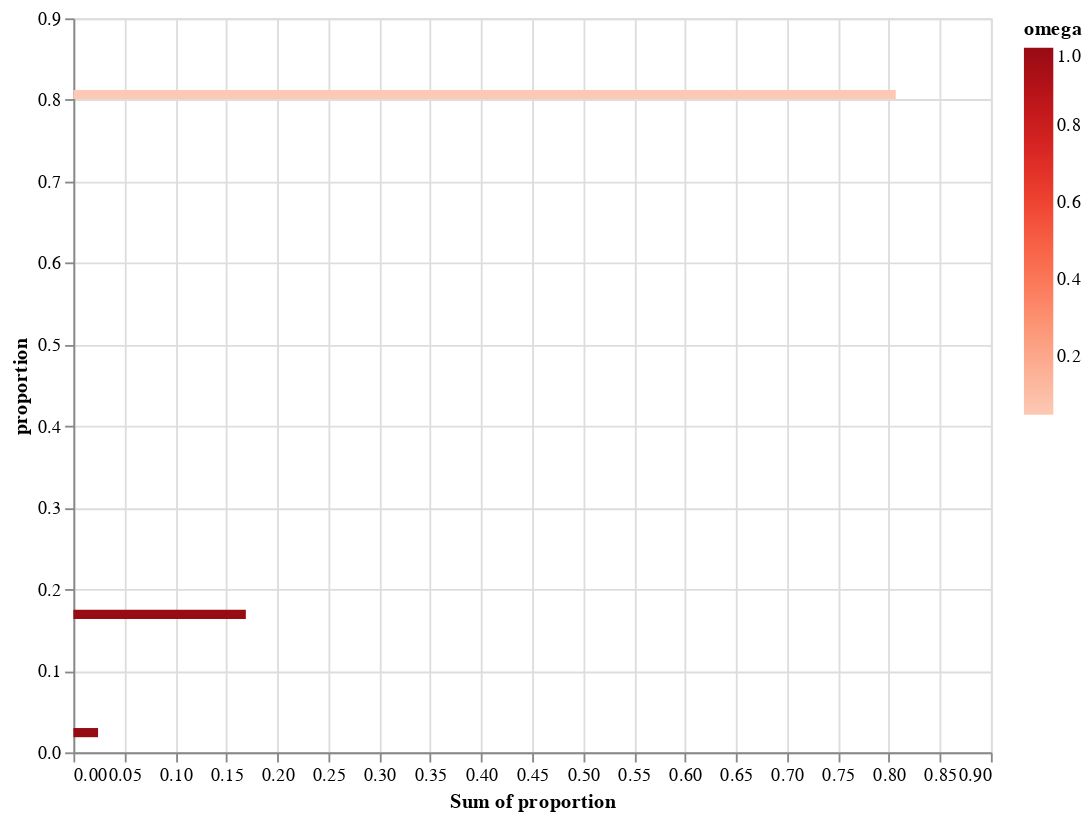

Write notebook code for a chart like this one.
### Code cell
# Constrained model
data   = getBUSTEDS_Fits(JSON_FILE)
df_Con = pd.DataFrame.from_dict(data["Constrained model"]["Rate Distributions"]["Test"], orient='index')

source = df_Con

alt.Chart(source).mark_bar().encode(
    x='sum(proportion)',
    y='proportion',
    color=alt.Color('omega', scale=alt.Scale(scheme='reds', reverse=False))
).properties(
    width=500,
    height=400)

### Figure 1 — Vega-Lite specification as saved in the notebook (floating-point values rounded to 4 significant figures)
{"config": {"view": {"continuousWidth": 400, "continuousHeight": 300}}, "data": {"name": "data-b6c67bdc37e6f1c5f9c7efb3a7006426"}, "mark": "bar", "encoding": {"color": {"type": "quantitative", "field": "omega", "scale": {"reverse": false, "scheme": "reds"}}, "x": {"type": "quantitative", "aggregate": "sum", "field": "proportion"}, "y": {"type": "quantitative", "field": "proportion"}}, "height": 400, "width": 500, "$schema": "https://vega.github.io/schema/vega-lite/v4.8.1.json", "datasets": {"data-b6c67bdc37e6f1c5f9c7efb3a7006426": [{"omega": 0.05052, "proportion": 0.8067}, {"omega": 1.0, "proportion": 0.02419}, {"omega": 1.0, "proportion": 0.1692}]}}
